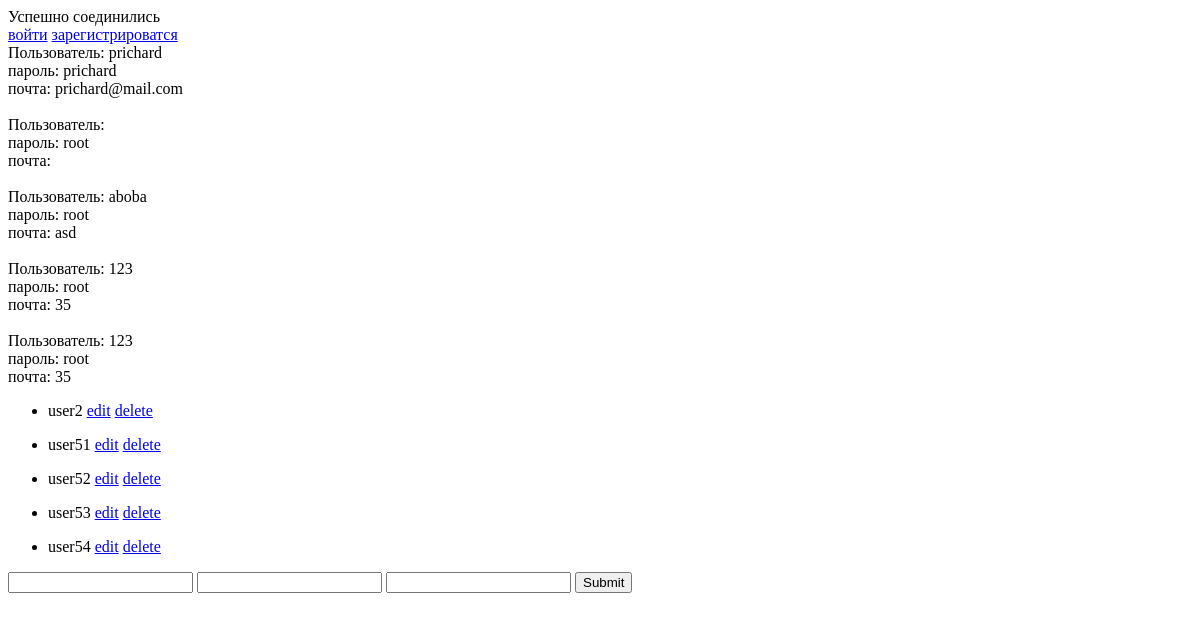
Before: / with the older database file.
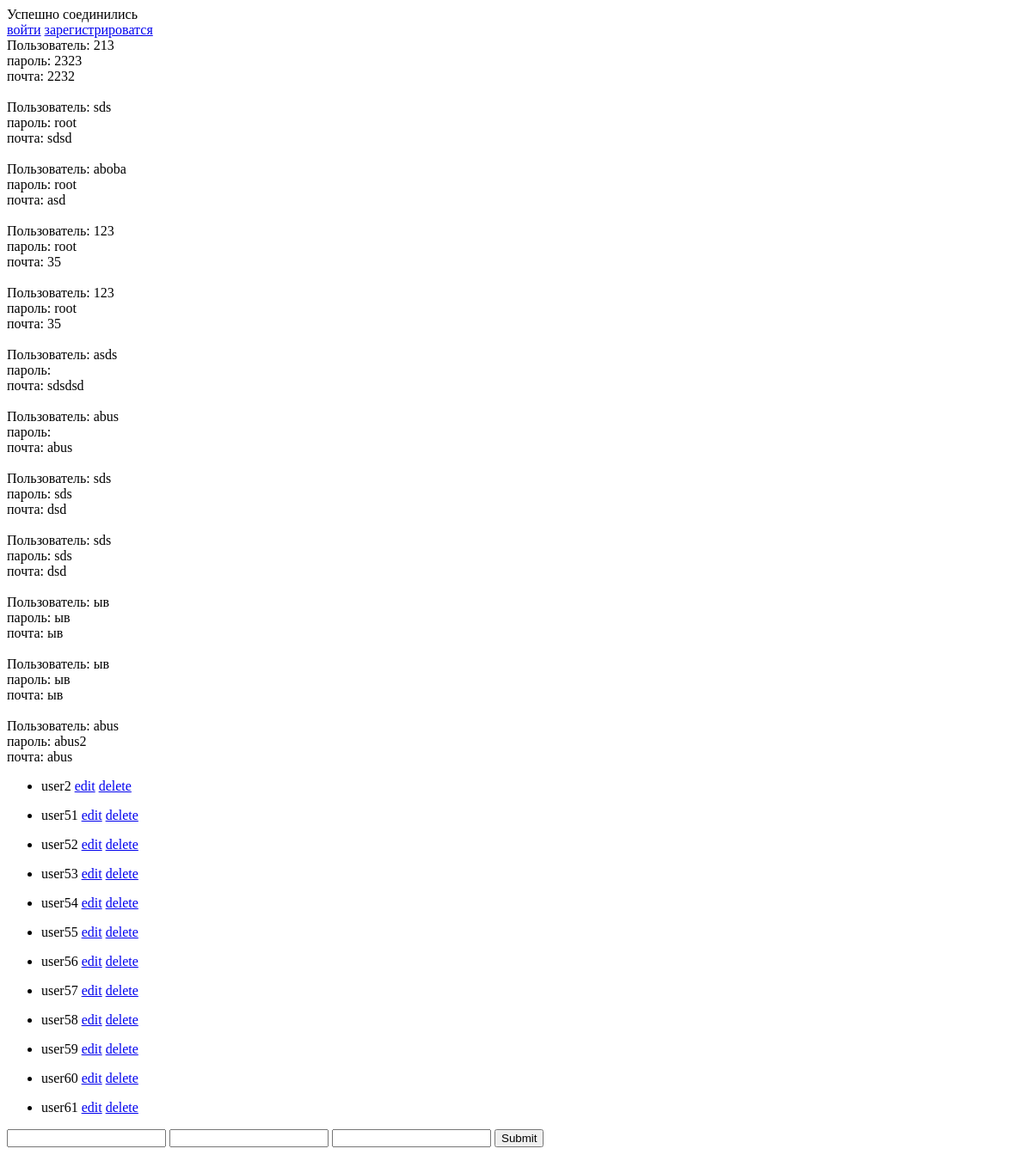
After: the same page with the newer database file.
### tables this page shows
CREATE TABLE `users` (
  `id` int(2) NOT NULL,
  `login` varchar(15) NOT NULL,
  `pass` varchar(20) NOT NULL,
  `mail` varchar(50) NOT NULL
);

### index.php (the view, shortened to what this page needs)
<?php
include ("db.php");
?>
<!DOCTYPE html>
<html lang="en">
<head>
</head>
<body>
    <a href="login.php">войти</a>
    <a href="registration.php">зарегистрироватся</a>
<?php
$query = 'SELECT * FROM users';
$result = mysqli_query($link, $query);
while ($row = mysqli_fetch_assoc($result)) {
    echo '<br>'.'Пользователь: '.$row['login'].'<br>';
    echo 'пароль: '.$row['pass'].'<br>';
    echo 'почта: '.$row['mail'].'<br>';
}
$query = 'SELECT * FROM users';
$result = mysqli_query($link, $query);
while ($row = mysqli_fetch_assoc($result)) {
    echo '<ul>';
	   echo '<li>user'.$row['id'].' <a href="edit.php?id='.$row['id'].'">edit</a> <a href="delete.php?id='.$row['id'].'">delete</a></li>';
    echo '</ul>';
}
?>
<form action="" method="POST">
<input name="login" value="">
<input name="pass" value="">
<input name="mail" value="">
<input type="submit">
</form>
</body>
</html>

Changed rows visible on the page:
changed users id 2: login "prichard" → "213"; pass "prichard" → "2323"; mail "prichard@mail.com" → "2232"
changed users id 51: login (not shown) → "sds"; mail (not shown) → "sdsd"
added users: login "asds", mail "sdsdsd", id "55"
added users: login "abus", mail "abus", id "56"
added users: login "sds", pass "sds", mail "dsd", id "57"
added users: login "sds", pass "sds", mail "dsd", id "58"
added users: login "ыв", pass "ыв", mail "ыв", id "59"
added users: login "ыв", pass "ыв", mail "ыв", id "60"
added users: login "abus", pass "abus2", mail "abus", id "61"
